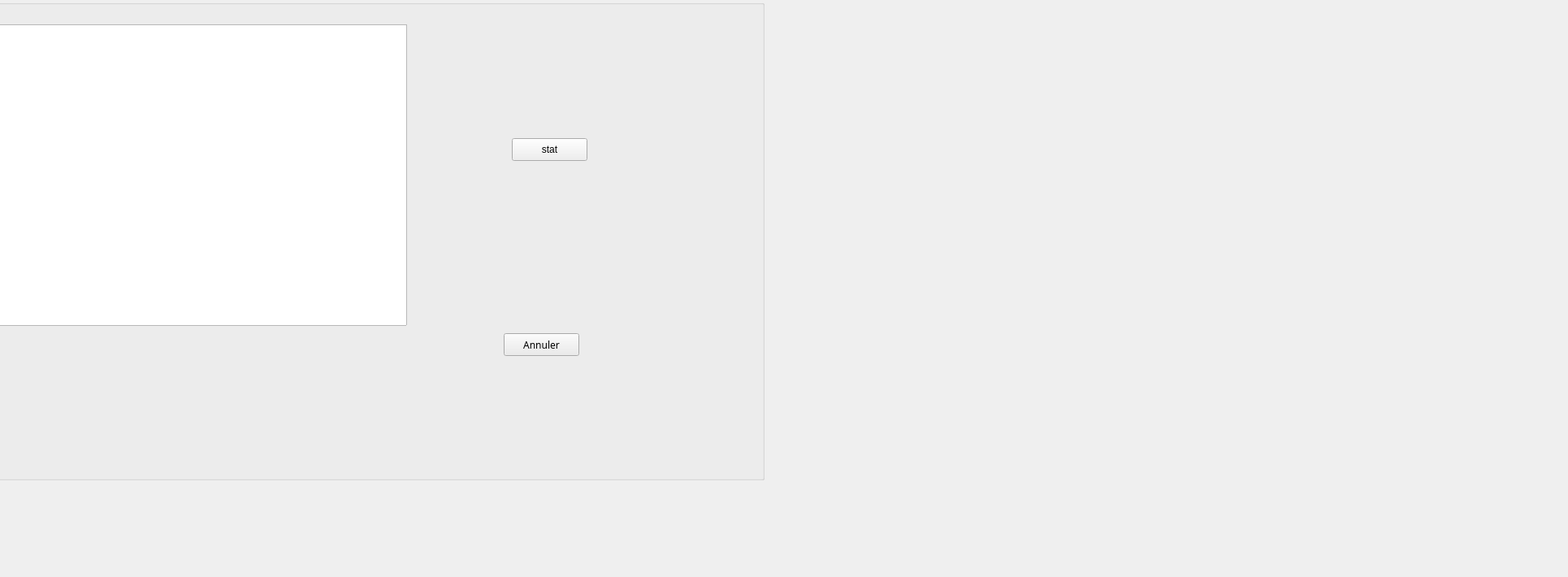
         <widget class="QWidget" name="affich_4">
          <attribute name="icon">
           <iconset>
            <normaloff>../../../../../Downloads/afficher.png</normaloff>../../../../../Downloads/afficher.png</iconset>
          </attribute>
          <attribute name="title">
           <string>Afficher</string>
          </attribute>
          <widget class="QLabel" name="label_141">
           <property name="enabled">
            <bool>true</bool>
           </property>
           <property name="geometry">
            <rect>
             <x>-690</x>
             <y>-40</y>
             <width>1921</width>
             <height>701</height>
            </rect>
           </property>
           <property name="text">
            <string/>
           </property>
           <property name="pixmap">
            <pixmap>../../../../projetcpp/b1.jpg</pixmap>
           </property>
          </widget>
          <widget class="QPushButton" name="pushButton_10">
           <property name="geometry">
            <rect>
             <x>620</x>
             <y>410</y>
             <width>93</width>
             <height>28</height>
            </rect>
           </property>
           <property name="font">
            <font>
             <family>MV Boli</family>
             <italic>false</italic>
            </font>
           </property>
           <property name="text">
            <string>Annuler</string>
           </property>
          </widget>
          <widget class="QGroupBox" name="groupBox_25">
           <property name="enabled">
            <bool>true</bool>
           </property>
           <property name="geometry">
            <rect>
             <x>-60</x>
             <y>0</y>
             <width>1001</width>
             <height>591</height>
            </rect>
           </property>
           <property name="mouseTracking">
            <bool>false</bool>
           </property>
           <property name="autoFillBackground">
            <bool>false</bool>
           </property>
           <property name="title">
            <string/>
           </property>
           <property name="flat">
            <bool>true</bool>
           </property>
           <property name="checkable">
            <bool>false</bool>
           </property>
           <widget class="QTableView" name="tab_service_3">
            <property name="geometry">
             <rect>
              <x>40</x>
              <y>30</y>
              <width>521</width>
              <height>371</height>
             </rect>
            </property>
           </widget>
           <widget class="QLabel" name="label_142">
            <property name="geometry">
             <rect>
              <x>-900</x>
              <y>0</y>
              <width>2121</width>
              <height>711</height>
             </rect>
            </property>
            <property name="text">
             <string/>
            </property>
            <property name="pixmap">
             <pixmap>../../../../b1.jpg</pixmap>
            </property>
           </widget>
           <widget class="QPushButton" name="pb_stat_3">
            <property name="geometry">
             <rect>
              <x>690</x>
              <y>170</y>
              <width>93</width>
              <height>28</height>
             </rect>
            </property>
            <property name="text">
             <string>stat</string>
            </property>
           </widget>
           <zorder>label_142</zorder>
           <zorder>tab_service_3</zorder>
           <zorder>pb_stat_3</zorder>
          </widget>
         </widget>
